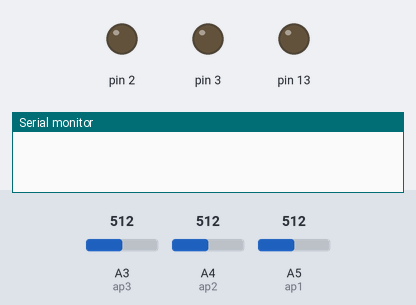
This sketch was run on a simulated Arduino Uno, built with avr-gcc and run on an emulated ATmega328P. Parts: output pins drawn as LEDs (lit = HIGH), the last lines printed to the serial monitor. The inputs (shaded band) are chosen by the test bench; at power-on: A4 (ap2) = 512, A3 (ap3) = 512, A5 (ap1) = 512.

Above: at 1.8 s.
1.9 s: A4 (ap2) set to 530
3.4 s: A4 (ap2) set to 551
At 5.2 s:
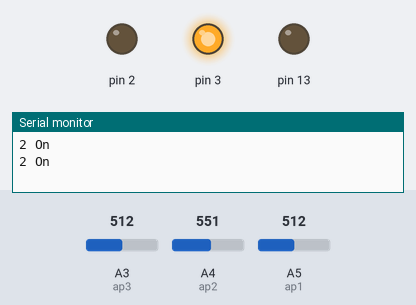
5.5 s: A4 (ap2) set to 511
At 6.8 s:
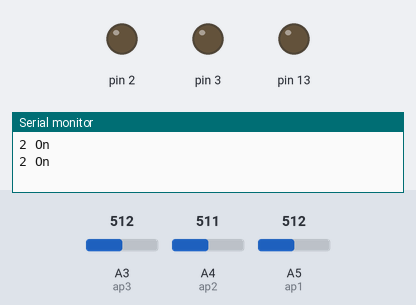
7.5 s: A4 (ap2) set to 716
At 8.3 s:
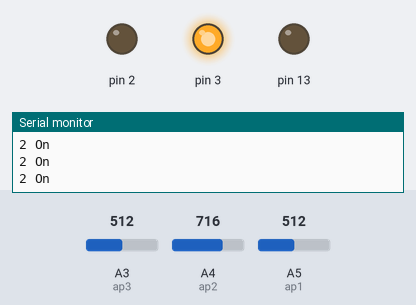
Timing chart, 0 to 10.5 s (numbered marks = the images above; inputs shaded):
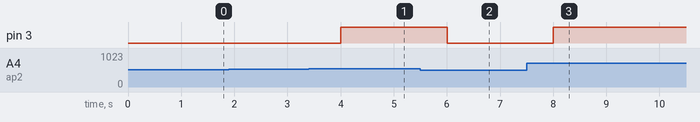

The sketch:

cc_ino.ino
```cpp
const int ap1 = A5;
const int ap2 = A4;
const int ap3 = A3;
int l1=2;
int l2=3;
int sv1 = 0;
int ov1 = 0;
int sv2 = 0;
int ov2= 0;
int sv3 = 0;
int ov3= 0;
int a=0;
void setup() {
  // initialize serial communications at 9600 bps:
  Serial.begin(9600);
 pinMode(13,OUTPUT);
 pinMode(2,OUTPUT);
 pinMode(3,OUTPUT);
}

void loop() {
  analogReference(EXTERNAL);    //connect 3.3v to AREF
  // read the analog in value:
  sv1 = analogRead(ap1);
  // map it to the range of the analog out:
  ov1 = map(sv1, 0, 1023, 0, 255);
  // change the analog out value:

  //
  sv2 = analogRead(ap2);

  ov2 = map(sv2, 0, 1023, 0, 255);
 //

  //
  sv3 = analogRead(ap3);

  ov3 = map(sv3, 0, 1023, 0, 255);

  // print the results to the serial monitor:
 /* Serial.print("Xsensor1 = " );
  Serial.print(sv1);
  Serial.print("\t output1 = ");
  Serial.println(ov1);

  Serial.print("Ysensor2 = " );
  Serial.print(sv2);
  Serial.print("\t output2 = ");
  Serial.println(ov2);

  Serial.print("Zsensor3 = " );
  Serial.print(sv3);
  Serial.print("\t output3 = ");
  Serial.println(ov3);  */
if((ov1<=120)&&(ov2>=125)&&(ov3>=147))
{
 digitalWrite(2,HIGH);
Serial.println("1 ON");
}


else
{
digitalWrite(2,LOW);
}
if((ov1>=100)&&(ov2>=135)&(ov3<=128))
{
  Serial.println("2 On");
  digitalWrite(3,HIGH);
}
else
{
   digitalWrite(3,LOW);
}
  delay(1000);

}
```

Measured:
- the behaviour switches between 541 and 542 on A4 (ap2) (found by bisection; images 0 and 1)
- after the input at 1.9 s, every drawn part: stays the same
- after the input at 3.4 s, pin 3: LOW → HIGH after 0.60 s
- after the input at 5.5 s, pin 3: HIGH → LOW after 0.50 s
- after the input at 7.5 s, pin 3: LOW → HIGH after 0.50 s
